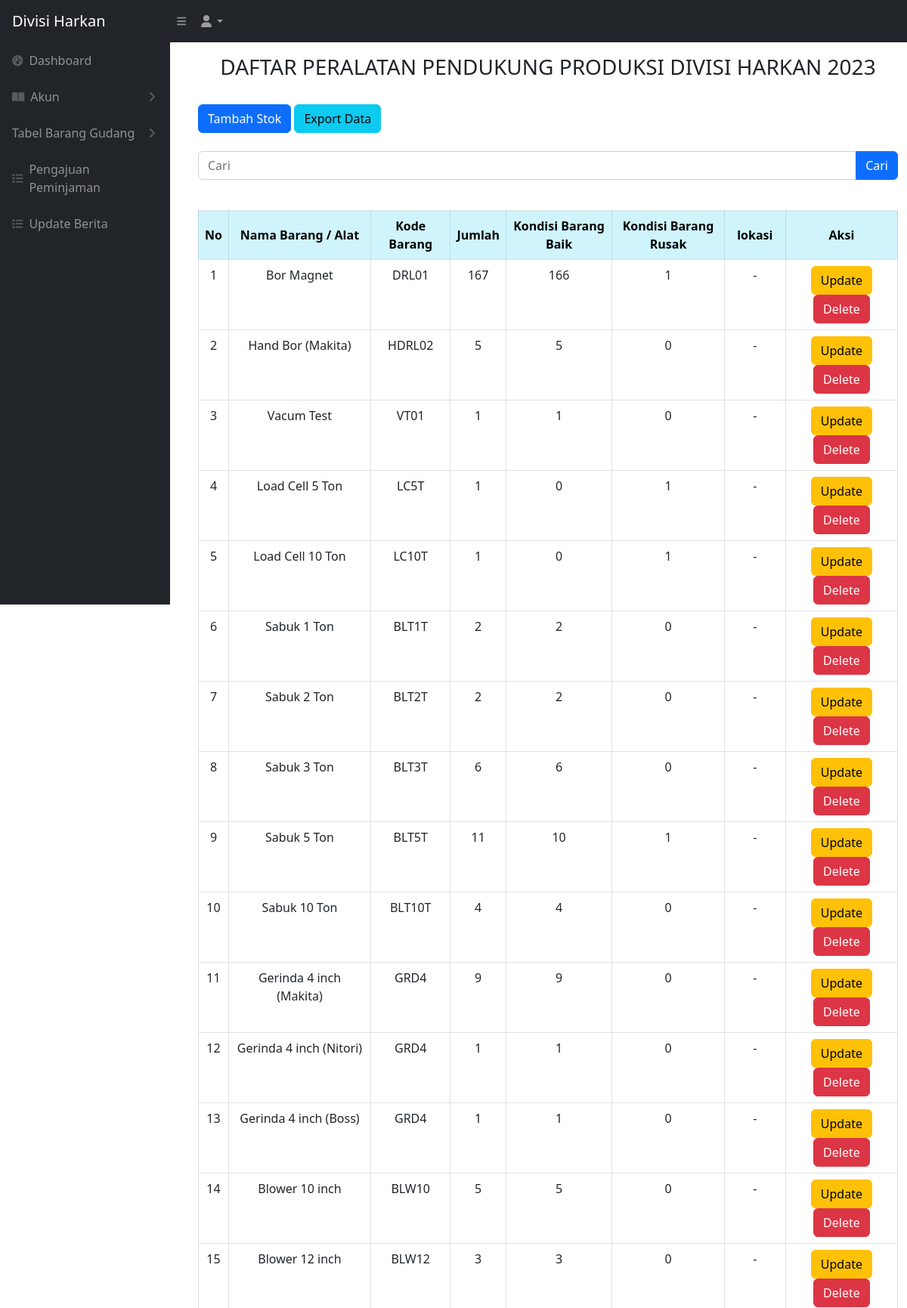
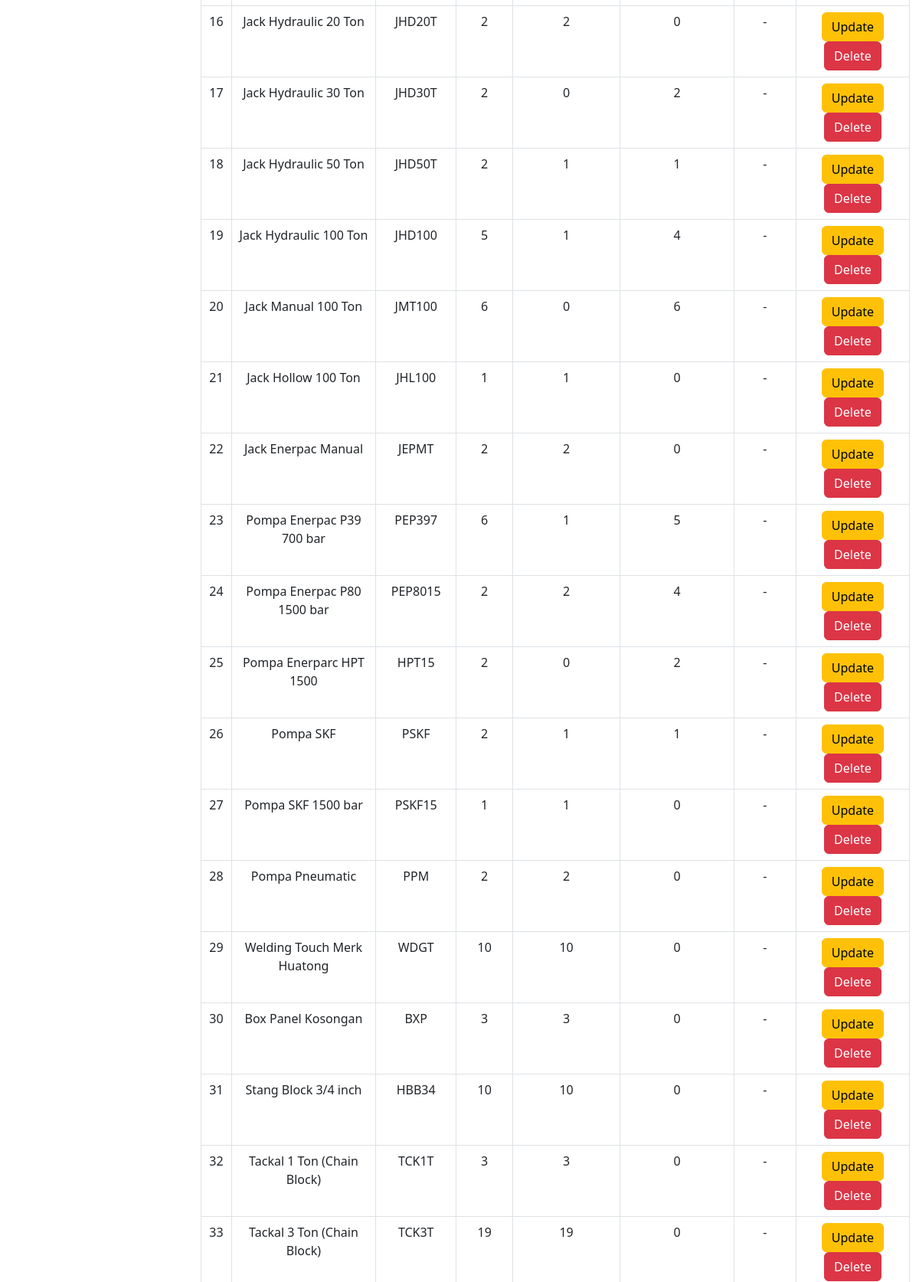
Page /alat_produksi.php (signed in, upper part) on the committed database (2 pictures, top to bottom).
### tables this page shows
CREATE TABLE `alat_produksi` (
  `idbarang` int NOT NULL,
  `namabarang` varchar(512) NOT NULL,
  `kodebarang` varchar(100) NOT NULL,
  `kategoribarang` varchar(512) NOT NULL,
  `jumlah` int NOT NULL,
  `baik` int NOT NULL,
  `rusak` int NOT NULL,
  `lokasi` varchar(512) NOT NULL,
  `kategori_id` int NOT NULL
);

### alat_produksi.php (the view, shortened to what this page needs)
<?php
require 'controller/koneksi.php';
$query = "SELECT * FROM alat_produksi";
?>
<!DOCTYPE html>
<html lang="en">
<head>
    <link href="css/styles.css" rel="stylesheet" />
</head>
<?php include 'sidebar.php' ?>
<br>
<br>
<body>
    <main id="main-content" class="<?= isset($_GET['sidebarClosed']) ? '' : 'main-with-sidebar' ?>">
        <div class="container-fluid px-4">
            <h3 class="mt-4 text-center">DAFTAR PERALATAN PENDUKUNG PRODUKSI DIVISI HARKAN 2023</h3>
        </div>
        <br>
        <div class="container -fluid">
            <div class="card-mb-4">
                <button type="button" class="btn btn-primary" data-bs-toggle="modal" data-bs-target="#myModal">
                    Tambah Stok
                </button>
                <a href="export.php" class="btn btn-info">Export Data</a>
                <br>
                <br>
                <form action="alat_produksi.php" method="GET">
                    <div class="input-group mb-3">
                        <input type="text" value="" class="form-control" placeholder="Cari" name="cari">
                        <button type="submit" class="btn btn-primary">Cari</button>
                    </div>
                </form>
                <br>
                <div class="card-body">
                    <div class="table table-responsive">
                        <table class="table table-bordered" id="dataTable" width="100" cellspacing="0">
                            <thead>
                                <tr>
                                    <th class="table-info text-center align-middle">No</th>
                                    <th class="table-info text-center align-middle">Nama Barang / Alat</th>
                                    <th class="table-info text-center align-middle">Kode Barang</th>
                                    <th class="table-info text-center align-middle">Jumlah</th>
                                    <th class="table-info text-center align-middle">Kondisi Barang Baik</th>
                                    <th class="table-info text-center align-middle">Kondisi Barang Rusak</th>
                                    <th class="table-info text-center align-middle">lokasi</th>
                                    <th class="table-info text-center align-middle">Aksi</th>
                                </tr>
                            </thead>
                            <tbody>
                                <?php
                                $i = 1;
                                $ambilsemuadatabarang = mysqli_query($conn, $query);
                                while ($data = mysqli_fetch_array($ambilsemuadatabarang)) {
                                    $namabarang = $data['namabarang'];
                                    $kodebarang = $data['kodebarang'];
                                    $jumlah = $data['jumlah'];
                                    $barangbaik = $data['baik'];
                                    $barangrusak = $data['rusak'];
                                    $lokasi = $data['lokasi'];
                                    $idb = $data['idbarang'];
                                ?>
                                    <tr>
                                        <td style="text-align: center;"><?= $i++ ?></td>
                                        <td style="text-align: center;"><?= $namabarang ?></td>
                                        <td style="text-align: center;"><?= $kodebarang ?></td>
                                        <td style="text-align: center;"><?= $jumlah ?></td>
                                        <td style="text-align: center;"><?= $barangbaik ?></td>
                                        <td style="text-align: center;"><?= $barangrusak ?></td>
                                        <td style="text-align: center;"><?= $lokasi ?></td>
                                        <td style="text-align: center;">
                                            <button type="button" class="btn btn-warning" data-bs-toggle="modal" data-bs-target="#edit<?= $idb; ?>">
                                                Update
                                            </button>
                                            <button type="button" class="btn btn-danger" data-bs-toggle="modal" data-bs-target="#delete<?= $idb; ?>">
                                                Delete
                                            </button>
                                        </td>
                                    </tr>
                                <?php
                                };
                                ?>
                            </tbody>
                        </table>
    </main>
</body>
</html>

### rows in the picture
alat_produksi: namabarang "Bor Magnet", kodebarang "DRL01", jumlah "167", baik "166", rusak "1", lokasi "-"
alat_produksi: namabarang "Hand Bor (Makita)", kodebarang "HDRL02", jumlah "5", baik "5", rusak "0", lokasi "-"
alat_produksi: namabarang "Vacum Test", kodebarang "VT01", jumlah "1", baik "1", rusak "0", lokasi "-"
alat_produksi: namabarang "Load Cell 5 Ton", kodebarang "LC5T", jumlah "1", baik "0", rusak "1", lokasi "-"
alat_produksi: namabarang "Load Cell 10 Ton", kodebarang "LC10T", jumlah "1", baik "0", rusak "1", lokasi "-"
alat_produksi: namabarang "Sabuk 1 Ton", kodebarang "BLT1T", jumlah "2", baik "2", rusak "0", lokasi "-"
alat_produksi: namabarang "Sabuk 2 Ton", kodebarang "BLT2T", jumlah "2", baik "2", rusak "0", lokasi "-"
alat_produksi: namabarang "Sabuk 3 Ton", kodebarang "BLT3T", jumlah "6", baik "6", rusak "0", lokasi "-"
alat_produksi: namabarang "Sabuk 5 Ton", kodebarang "BLT5T", jumlah "11", baik "10", rusak "1", lokasi "-"
alat_produksi: namabarang "Sabuk 10 Ton", kodebarang "BLT10T", jumlah "4", baik "4", rusak "0", lokasi "-"
alat_produksi: namabarang "Gerinda 4 inch (Makita)", kodebarang "GRD4", jumlah "9", baik "9", rusak "0", lokasi "-"
alat_produksi: namabarang "Gerinda 4 inch (Nitori)", kodebarang "GRD4", jumlah "1", baik "1", rusak "0", lokasi "-"
alat_produksi: namabarang "Gerinda 4 inch (Boss)", kodebarang "GRD4", jumlah "1", baik "1", rusak "0", lokasi "-"
alat_produksi: namabarang "Blower 10 inch", kodebarang "BLW10", jumlah "5", baik "5", rusak "0", lokasi "-"
alat_produksi: namabarang "Blower 12 inch", kodebarang "BLW12", jumlah "3", baik "3", rusak "0", lokasi "-"
alat_produksi: namabarang "Jack Hydraulic 20 Ton", kodebarang "JHD20T", jumlah "2", baik "2", rusak "0", lokasi "-"
alat_produksi: namabarang "Jack Hydraulic 30 Ton", kodebarang "JHD30T", jumlah "2", baik "0", rusak "2", lokasi "-"
alat_produksi: namabarang "Jack Hydraulic 50 Ton", kodebarang "JHD50T", jumlah "2", baik "1", rusak "1", lokasi "-"
alat_produksi: namabarang "Jack Hydraulic 100 Ton", kodebarang "JHD100", jumlah "5", baik "1", rusak "4", lokasi "-"
alat_produksi: namabarang "Jack Manual 100 Ton", kodebarang "JMT100", jumlah "6", baik "0", rusak "6", lokasi "-"
alat_produksi: namabarang "Jack Hollow 100 Ton", kodebarang "JHL100", jumlah "1", baik "1", rusak "0", lokasi "-"
alat_produksi: namabarang "Jack Enerpac Manual", kodebarang "JEPMT", jumlah "2", baik "2", rusak "0", lokasi "-"
alat_produksi: namabarang "Pompa Enerpac P39 700 bar", kodebarang "PEP397", jumlah "6", baik "1", rusak "5", lokasi "-"
alat_produksi: namabarang "Pompa Enerpac P80 1500 bar", kodebarang "PEP8015", jumlah "2", baik "2", rusak "4", lokasi "-"
alat_produksi: namabarang "Pompa Enerparc HPT 1500", kodebarang "HPT15", jumlah "2", baik "0", rusak "2", lokasi "-"
alat_produksi: namabarang "Pompa SKF", kodebarang "PSKF", jumlah "2", baik "1", rusak "1", lokasi "-"
alat_produksi: namabarang "Pompa SKF 1500 bar", kodebarang "PSKF15", jumlah "1", baik "1", rusak "0", lokasi "-"
alat_produksi: namabarang "Pompa Pneumatic", kodebarang "PPM", jumlah "2", baik "2", rusak "0", lokasi "-"
alat_produksi: namabarang "Welding Touch Merk Huatong", kodebarang "WDGT", jumlah "10", baik "10", rusak "0", lokasi "-"
alat_produksi: namabarang "Box Panel Kosongan", kodebarang "BXP", jumlah "3", baik "3", rusak "0", lokasi "-"
alat_produksi: namabarang "Stang Block 3/4 inch", kodebarang "HBB34", jumlah "10", baik "10", rusak "0", lokasi "-"
alat_produksi: namabarang "Tackal 1 Ton (Chain Block)", kodebarang "TCK1T", jumlah "3", baik "3", rusak "0", lokasi "-"
alat_produksi: namabarang "Tackal 3 Ton (Chain Block)", kodebarang "TCK3T", jumlah "19", baik "19", rusak "0", lokasi "-"
